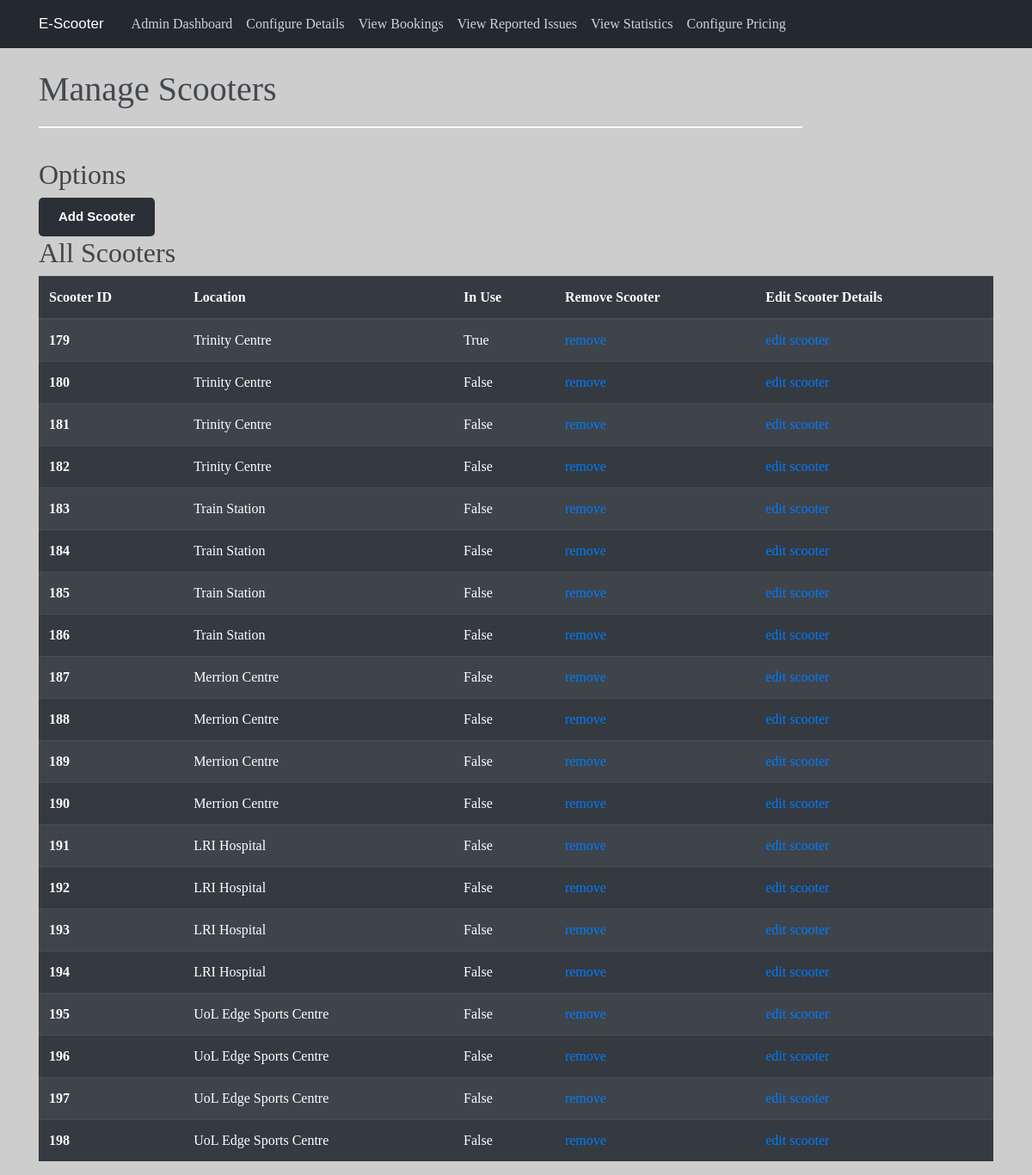
Before: /admin/manage with the older database file.
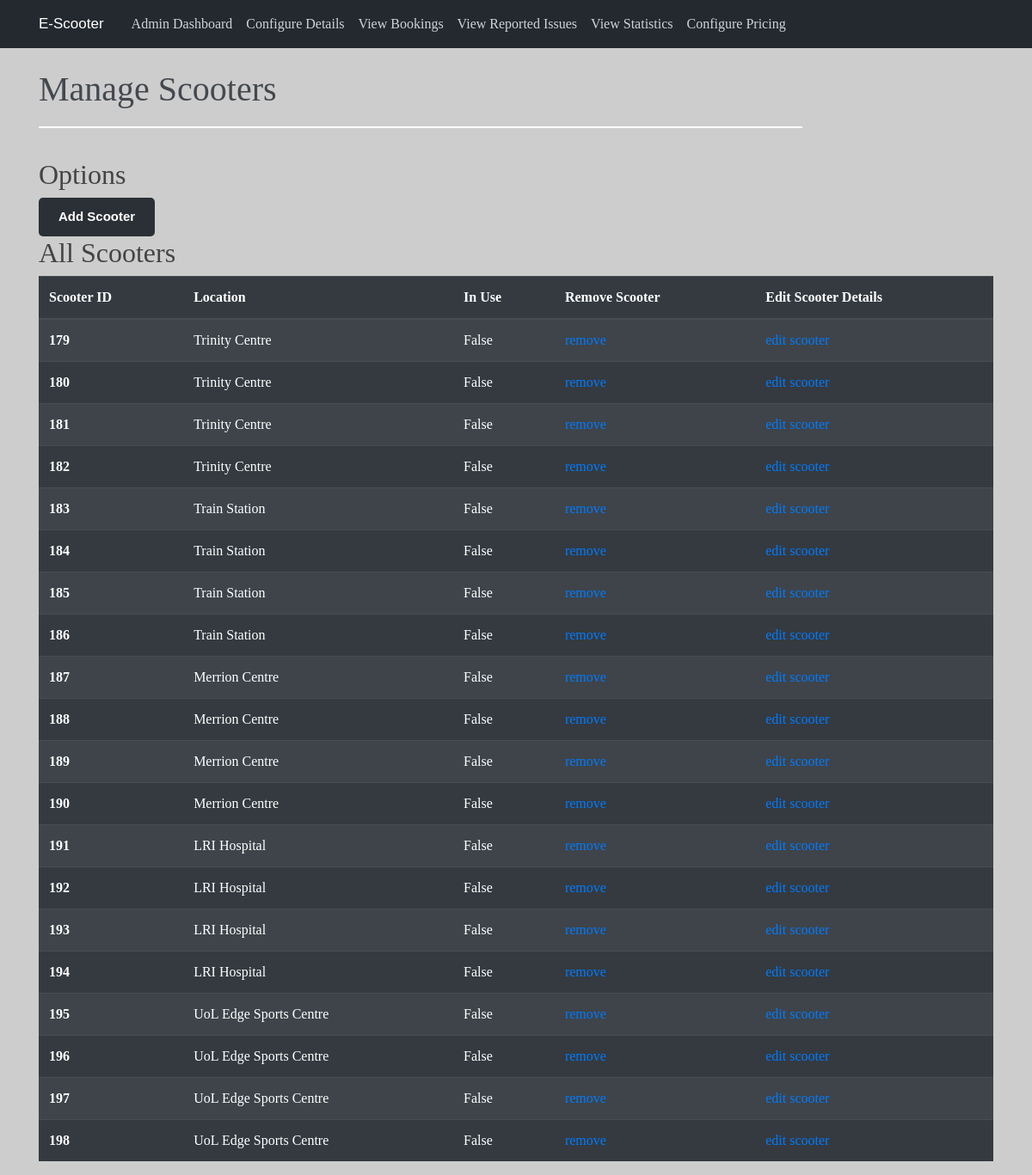
After: the same page with the newer database file.
### app/models.py (models this page shows)
class Scooter(db.Model):
    __tablename__ = 'scooters'
    id = db.Column(db.Integer, primary_key=True)
    in_use = db.Column(db.Boolean, default = False)
    LocationID = db.Column(db.Integer, ForeignKey("locations.id"))

### app/views.py (the view)
@app.route("/admin/manage")
def staff_manage():
    if session.get("admin") == 0:
        return redirect("/")
    all_scooters = models.Scooter.query.all()
    locations = ["","Trinity Centre","Train Station","Merrion Centre","LRI Hospital","UoL Edge Sports Centre"]
    return render_template("staff_manage.html", scooters = all_scooters, locations=locations)

### app/templates/staff_manage.html (shortened to what this page needs)
{% extends "admin_base.html" %}
{% block content %}
<head>
</head>
<body>
    <h1 style="color:rgba(68,73,79,1);">Manage Scooters</h1>
	<svg class="Line_7" viewBox="0 0 1110 2" preserveAspectRatio="none">
			<path id="Line_7" d="M 0 0 L 1110 0">
			</path>
	</svg>
	<br></br>
	<h2> Options </h2>
	<a href="/admin/add" class="myButton">Add Scooter</a>
	<h2> All Scooters </h2>
	<table class="table table-striped table-dark">
		<thead>
		  <tr>
			<th scope="col">Scooter ID</th>
			<th scope="col">Location</th>
			<th scope="col">In Use</th>
			<th scope="col">Remove Scooter</th>
			<th scope="col">Edit Scooter Details</th>
		  </tr>
		</thead>
		<tbody>
			{% for s in scooters %}
				<tr>
					<th scope="row">{{ s.id }}</th>
					<td> {{ locations[s.LocationID] }}</td>
					<td> {{ s.in_use }} </td>
					<td> <a href="/admin/remove_scooter/{{s.id}}">remove</a> </td>
					<td> <a href="/admin/edit_scooter/{{s.id}}">edit scooter</a> </td>
				</tr>
			{% endfor %}
		</tbody>
	  </table>
</body>
{% endblock content %}

### app/templates/admin_base.html (shortened to what this page needs)
<!doctype html>
<link href="//db.onlinewebfonts.com/c/59e7605c0e625de0522a548ac1a15d91?family=Sharp+Sans+No1+Medium+Italic" rel="stylesheet" type="text/css"/>
<html lang="en">
  <head>
    <link rel="stylesheet" href="https://stackpath.bootstrapcdn.com/bootstrap/4.3.1/css/bootstrap.min.css">
    <link rel="stylesheet" type="text/css" href="{{ url_for('static', filename='style.css')}}">
  </head>
    <header class="site-header">
      <nav class="navbar navbar-expand-md navbar-dark bg-steel fixed-top">
        <div class="container">
          <a class="navbar-brand mr-4" href="/dashboard" style="font-family: Sharp Sans No1 Medium Italic, Sans-Serif; font-size: 17px">E-Scooter</a>
          <div class="collapse navbar-collapse" id="navbarToggle">
            <div class="navbar-nav mr-auto" style="font-weight: 300">
              <a class="nav-item nav-link" href="/dashboard">Admin Dashboard</a>
              <a class="nav-item nav-link" href="/admin/manage">Configure Details</a>
              <a class="nav-item nav-link" href="/admin/bookings">View Bookings</a>
              <a class="nav-item nav-link" href="/admin/issues">View Reported Issues</a>
              <a class="nav-item nav-link" href="/admin/statistics">View Statistics</a>
			        <a class="nav-item nav-link" href="/admin/pricing">Configure Pricing</a>
            </div>
          </div>
        </div>
      </nav>
    </header>
    <div class = 'container'>
      {% block content %}{% endblock %}
    </div>
  </body>
</html>

### app/static/style.css (style rules this page uses)
body { background: rgba(205,205,205,1); color: #333333; margin-top: 5rem; font-family: halyard-display; }
h1, h2, h3, h4, h5, h6 { color: #444444; }
.bg-steel { background-color: #24292f; }
.site-header .navbar-nav .nav-link { color: #cbd5db; }
.myButton { background-color:rgba(43,48,54,1); border-radius:5px; border: none; display:inline-block; cursor:pointer; color:#ffffff; font-family:Arial; font-size:15px; font-weight:bold; padding:11px 23px; text-decoration:none; }
.Line_7 { overflow: visible; position: relative; width: 80%; height: 2px; margin-left: auto; margin-right: auto; transform: matrix(1,0,0,1,0,0); }

Changed rows visible on the page:
changed Scooter id 179: in_use "True" → "False"
